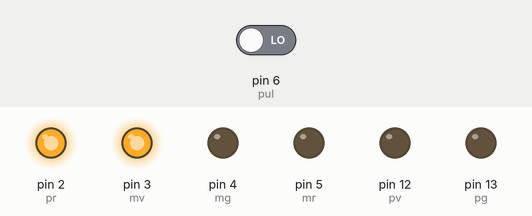
Recording of a sketch running on a simulated Arduino Uno, built with avr-gcc and run on an emulated ATmega328P. Parts: output pins drawn as LEDs (lit = HIGH). Inputs (shaded band) come from the test bench; at power-on: pin 6 (pul) LOW.

Above: at 1.2 s.
1.3 s: pin 6 (pul) driven HIGH
At 1.7 s:
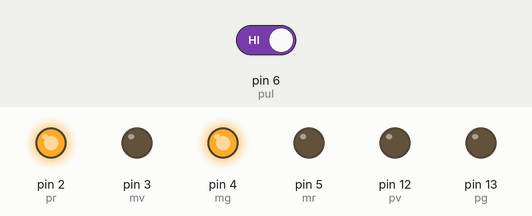
At 6.7 s:
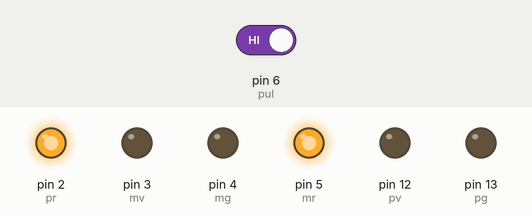
Timing chart, 0 to 27.8 s (numbered marks = the images above; inputs shaded):
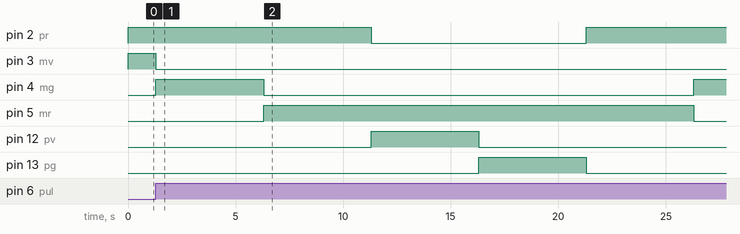

Measured:
- after the input at 1.3 s, pin 2 (pr): HIGH → LOW after 10.0 s, → HIGH 10.0 s later; pin 3 (mv): HIGH → LOW at once; pin 4 (mg): LOW → HIGH at once, → LOW 5.0 s later, → HIGH 20.0 s later; pin 5 (mr): LOW → HIGH after 5.0 s, → LOW 20.0 s later; pin 12 (pv): LOW → HIGH after 10.0 s, → LOW 5.0 s later

The sketch:

semafori.ino
```cpp
const int pv=12;
const int pg=13;
const int pr=2;
const int mv=3;
const int mg=4;
const int mr=5;
const int pul=6;
int spul=LOW;

void setup()
              {
               pinMode (pv,OUTPUT);
               pinMode (pg,OUTPUT);
               pinMode (pr,OUTPUT);
               pinMode (mv,OUTPUT);
               pinMode (mg,OUTPUT);
               pinMode (mr,OUTPUT);
               pinMode (pul,INPUT);
              }

void loop()
              {
                digitalWrite (pr,HIGH);
                digitalWrite (mv,HIGH);
                spul=digitalRead(pul);

            if(spul==HIGH)
                          {
                            digitalWrite (mv,LOW);
                            digitalWrite (mg,HIGH);
                            delay(5000);
                            digitalWrite (mg,LOW);
                            digitalWrite (mr,HIGH);
                            delay(5000);
                            digitalWrite (pr,LOW);
                            digitalWrite (pv,HIGH);
                            delay(5000);
                            digitalWrite (pv,LOW);
                            digitalWrite (pg,HIGH);
                            delay(5000);
                            digitalWrite (pg,LOW);
                            digitalWrite (pr,HIGH);
                            delay(5000);
                            digitalWrite (mr,LOW);
                          }
              }
```
